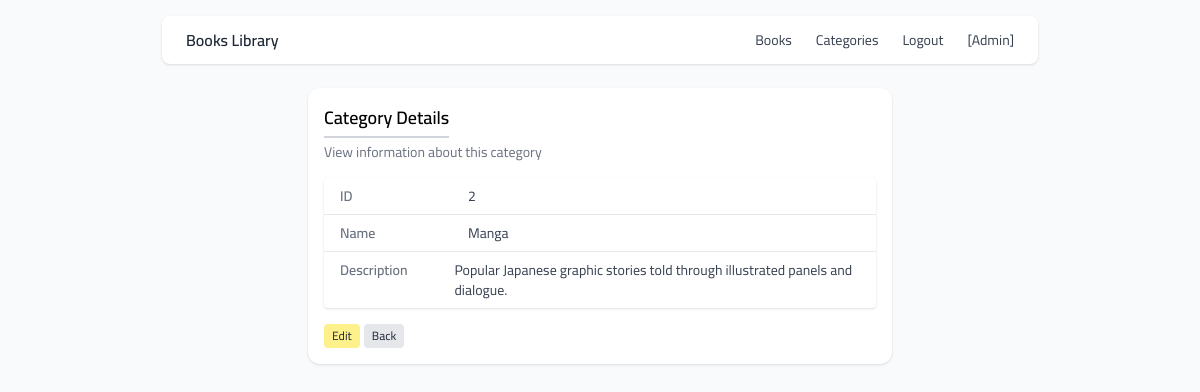
The page /categories/view/2 (signed in) on the database its author committed.
### tables this page shows
CREATE TABLE "categories" ("id" integer NOT NULL PRIMARY KEY AUTOINCREMENT, "name" varchar(255) NOT NULL UNIQUE, "description" text NULL);

### apps/categories/routes.py (the view)
@categories_bp.route("/view/<int:id>")
def view(id):
    conn = get_db_connection()
    category = conn.execute("SELECT * FROM categories WHERE id = ?", (id,)).fetchone()
    conn.close()
    if category is None:
        flash("Category not found.", "error")
        return redirect(url_for("categories.list"))
    return render_template("categories/view.html", category=category, title="Category Details")

### app.py (called while the page is built)
@app.before_request
def require_login():
    if request.endpoint not in ("login", "static", "page_not_found"):
        if "user_id" not in session:
            return redirect(url_for("login"))

### apps/categories/routes.py (called while the page is built)
def get_db_connection():
    db_path = current_app.config["DATABASE"]
    conn = sqlite3.connect(db_path)
    conn.row_factory = sqlite3.Row  # dict-like access
    return conn

### apps/categories/templates/categories/view.html (shortened to what this page needs)
{% extends "base.html" %}
{% block content %}
<div class="max-w-[50%] mx-auto mt-6 bg-white shadow rounded-xl p-4">
<div class="mb-4">
    <h2 class="text-lg font-semibold border-b-2 border-gray-300 pb-1 inline-block">
        Category Details
    </h2>
    <p class="text-sm text-gray-500 mt-1">
        View information about this category
    </p>
</div>
<div class="bg-white rounded shadow overflow-hidden">
  <dl>
    <div class="flex px-4 py-2 border-b border-gray-200">
      <dt class="w-32 text-sm font-semibold text-gray-500">ID</dt>
      <dd class="text-sm text-gray-700">{{ category.id }}</dd>
    </div>
    <div class="flex px-4 py-2 border-b border-gray-200">
      <dt class="w-32 text-sm font-semibold text-gray-500">Name</dt>
      <dd class="text-sm text-gray-700">{{ category.name }}</dd>
    </div>
    <div class="flex px-4 py-2">
      <dt class="w-32 text-sm font-semibold text-gray-500">Description</dt>
      <dd class="text-sm text-gray-700">{{ category.description or "—" }}</dd>
    </div>
  </dl>
</div>
<div class="mt-4 flex gap-1">
  <a href="{{ url_for('categories.edit', id=category.id) }}"
     class="bg-yellow-200 hover:bg-yellow-300 text-gray-800 text-xs px-2 py-1 rounded">
    Edit
  </a>
  <a href="{{ url_for('categories.list') }}"
     class="bg-gray-200 hover:bg-gray-300 text-gray-800 text-xs px-2 py-1 rounded">
    Back
  </a>
</div>
</div>
{% endblock %}

### static/css/style.css (style rules this page uses)
body { font-family: Cairo, Arial, sans-serif; background-color: #f8fafc; }

### rows shown on the page
categories: id "2", name "Manga", description "Popular Japanese graphic stories told through illustrated panels and dialogue."
